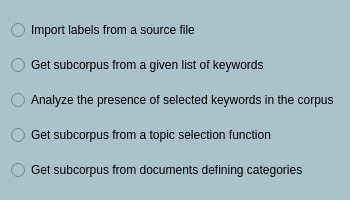
                             <widget class="QFrame" name="frame_top_btns_3">
                              <property name="sizePolicy">
                               <sizepolicy hsizetype="Expanding" vsizetype="Expanding">
                                <horstretch>0</horstretch>
                                <verstretch>0</verstretch>
                               </sizepolicy>
                              </property>
                              <property name="minimumSize">
                               <size>
                                <width>340</width>
                                <height>200</height>
                               </size>
                              </property>
                              <property name="maximumSize">
                               <size>
                                <width>16777215</width>
                                <height>16777215</height>
                               </size>
                              </property>
                              <property name="styleSheet">
                               <string notr="true">background-color: #ABC2CB;</string>
                              </property>
                              <property name="frameShape">
                               <enum>QFrame::NoFrame</enum>
                              </property>
                              <property name="frameShadow">
                               <enum>QFrame::Raised</enum>
                              </property>
                              <layout class="QVBoxLayout" name="verticalLayout_17">
                               <item>
                                <widget class="QRadioButton" name="get_labels_option1">
                                 <property name="text">
                                  <string>Import labels from a source file</string>
                                 </property>
                                </widget>
                               </item>
                               <item>
                                <widget class="QRadioButton" name="get_labels_option2">
                                 <property name="text">
                                  <string>Get subcorpus from a given list of keywords</string>
                                 </property>
                                </widget>
                               </item>
                               <item>
                                <widget class="QRadioButton" name="get_labels_option3">
                                 <property name="text">
                                  <string>Analyze the presence of selected keywords in the corpus</string>
                                 </property>
                                </widget>
                               </item>
                               <item>
                                <widget class="QRadioButton" name="get_labels_option4">
                                 <property name="text">
                                  <string>Get subcorpus from a topic selection function</string>
                                 </property>
                                </widget>
                               </item>
                               <item>
                                <widget class="QRadioButton" name="get_labels_option5">
                                 <property name="text">
                                  <string>Get subcorpus from documents defining categories</string>
                                 </property>
                                </widget>
                               </item>
                              </layout>
                             </widget>
